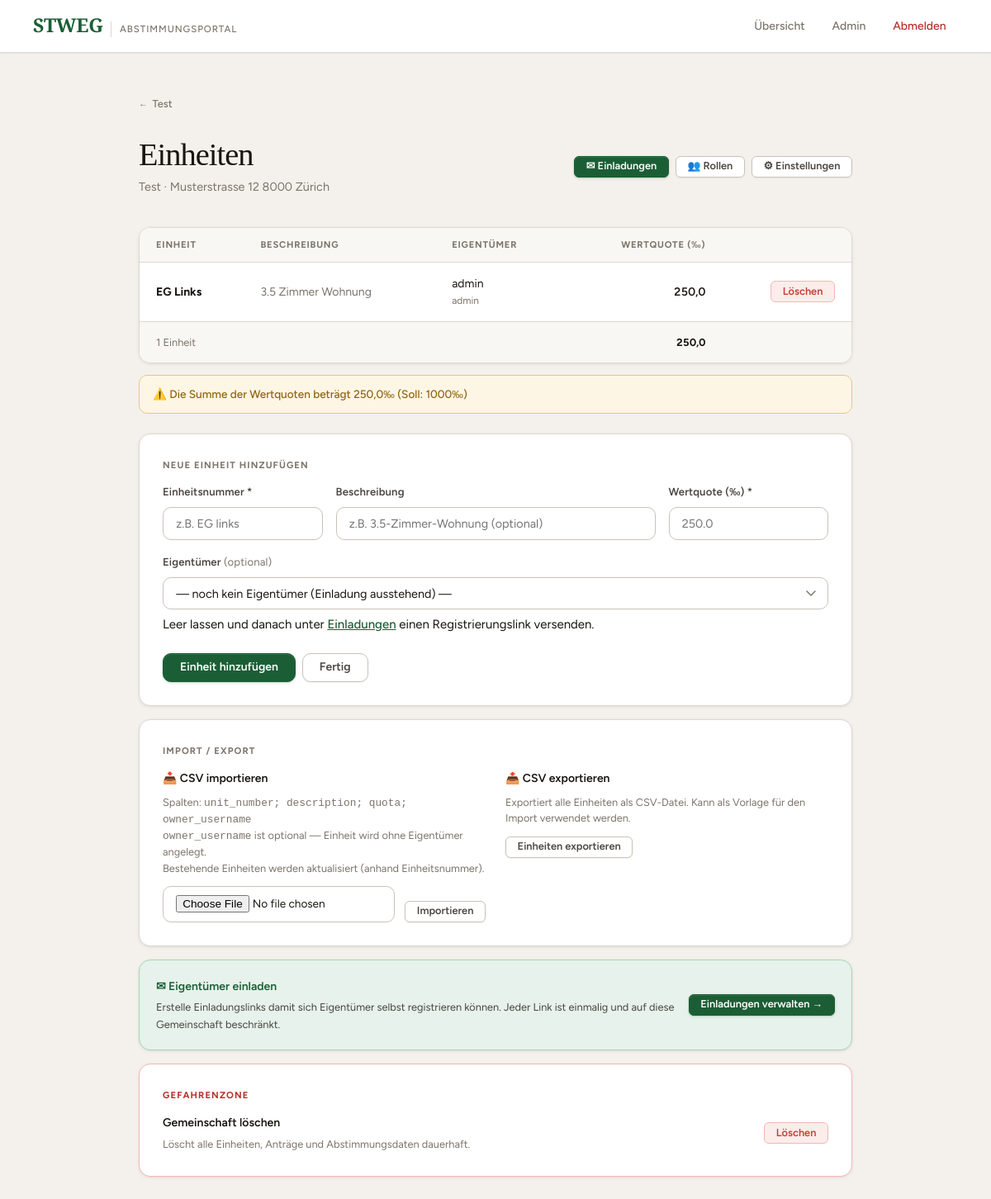
Page /community/1/einheiten/ (signed in) on the earlier database version.
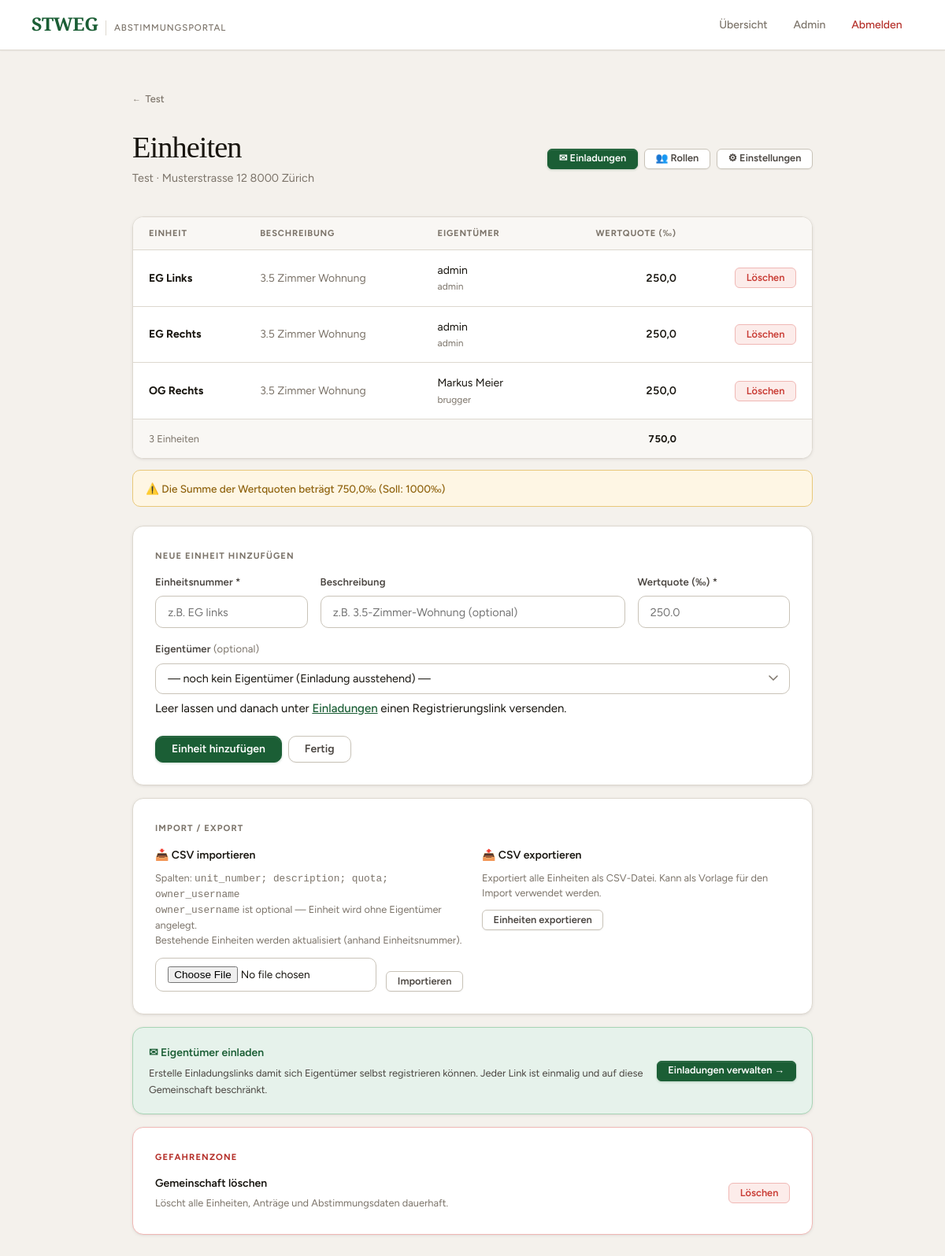
Same page on the later database version.
### voting/models.py (models this page shows, shortened)
class Unit(models.Model):
    community   = models.ForeignKey(Community, on_delete=models.CASCADE, related_name='units')
    owner       = models.ForeignKey(
        User, on_delete=models.SET_NULL, null=True, blank=True,
        related_name='units',
    )
    unit_number = models.CharField(max_length=20, verbose_name="Einheitsnummer")
    description = models.CharField(max_length=200, blank=True)
    quota       = models.DecimalField(max_digits=6, decimal_places=1, verbose_name="Wertquote (‰)")
    class Meta:
        verbose_name        = "Einheit"
        verbose_name_plural = "Einheiten"
        ordering            = ['unit_number']

### voting/views.py (the view)
@login_required
def unit_manage(request, community_id):
    community = get_object_or_404(Community, id=community_id)
    if not community.is_admin(request.user):
        messages.error(request, "Keine Berechtigung.")
        return redirect('voting:dashboard')
    units = community.units.select_related('owner').all()
    if request.method == 'POST':
        form = UnitForm(request.POST)
        if form.is_valid():
            unit           = form.save(commit=False)
            unit.community = community
            unit.save()
            messages.success(request, f"Einheit {unit.unit_number} hinzugefügt.")
            return redirect('voting:unit_manage', community_id=community.id)
    else:
        form = UnitForm()
    total_quota = sum(u.quota for u in units)
    unit_count         = len(list(units))
    quota_sum_ok       = abs(float(total_quota) - 1000.0) < 0.5
    quota_sum_warning  = unit_count > 0 and not quota_sum_ok
    return render(request, 'voting/unit_manage.html', {
        'community':          community,
        'units':              units,
        'form':               form,
        'total_quota':        total_quota,
        'import_form':        UnitImportForm(),
        'is_admin':           community.is_admin(request.user),
        'quota_sum_warning':  quota_sum_warning,
        'quota_sum_ok':       quota_sum_ok,
    })

### voting/forms.py
class UnitImportForm(forms.Form):
    csv_file = forms.FileField(
        label='CSV-Datei',
        widget=forms.ClearableFileInput(attrs={'class': 'form-input', 'accept': '.csv'}),
        help_text='Spalten: unit_number, description (optional), quota, owner_username (optional)',
    )

### voting/models.py (called while the page is built)
    def is_admin(self, user):
        return (
            self.created_by == user
            or user.is_staff
            or self.memberships.filter(
                user=user, role=CommunityMembership.Role.MANAGER
            ).exists()
        )

### voting/templates/voting/unit_manage.html (shortened to what the changed rows need)
{% extends "voting/base.html" %}
{% block content %}
<a href="{% url 'voting:proposal_list' community.id %}" class="back-link">{{ community.name }}</a>
<div class="page-header flex-between">
    <div>
        <h1>Einheiten</h1>
    </div>
    <div class="flex gap-1">
    </div>
</div>
{% if units %}
<div class="table-card">
    <table>
        <thead>
            <tr>
                <th>Einheit</th>
                <th>Beschreibung</th>
                <th>Eigentümer</th>
                <th style="text-align:right;">Wertquote (‰)</th>
                {% if is_admin %}<th></th>{% endif %}
            </tr>
        </thead>
        <tbody>
        {% for unit in units %}
            <tr>
                <td><strong>{{ unit.unit_number }}</strong></td>
                <td style="color:var(--text-muted);">{{ unit.description|default:"–" }}</td>
                <td>
                    {% if unit.owner %}
                        {{ unit.owner.get_full_name|default:unit.owner.username }}
                        <div style="font-size:0.75rem;color:var(--text-muted);">{{ unit.owner.username }}</div>
                    {% else %}
                        <span class="badge badge-pending">⏳ Einladung ausstehend</span>
                    {% endif %}
                </td>
                <td style="text-align:right;font-variant-numeric:tabular-nums;font-weight:600;">{{ unit.quota }}</td>
                {% if is_admin %}
                <td style="text-align:right;">
                    <form method="post"
                          action="{% url 'voting:unit_delete' community.id unit.id %}"
                          style="display:inline;"
                          onsubmit="return confirm('Einheit {{ unit.unit_number }} wirklich löschen?')">
                        <button type="submit" class="btn btn-danger btn-sm">Löschen</button>
                    </form>
                </td>
                {% endif %}
            </tr>
        {% endfor %}
        </tbody>
        <tfoot>
            <tr>
                <td colspan="3" style="font-size:0.8rem;color:var(--text-muted);">
                    {{ units|length }} Einheit{% if units|length != 1 %}en{% endif %}
                </td>
                <td style="text-align:right;font-weight:700;font-variant-numeric:tabular-nums;">{{ total_quota }}</td>
                {% if is_admin %}<td></td>{% endif %}
            </tr>
        </tfoot>
    </table>
</div>
{% if total_quota != 1000 %}
<div class="info-banner info-banner-warning">
    ⚠️ Die Summe der Wertquoten beträgt {{ total_quota }}‰ (Soll: 1000‰)
</div>
{% endif %}
{% endif %}
{% if is_admin %}
<div class="card mt-3" style="padding:1.75rem;">
    <div class="section-label">Neue Einheit hinzufügen</div>
    <form method="post">
    </form>
</div>
<div class="card mt-2" style="padding:1.75rem;">
    <div class="section-label">Import / Export</div>
    <div style="display:grid;grid-template-columns:1fr 1fr;gap:1.5rem;">
    </div>
</div>
<div class="card mt-2" style="padding:1.25rem;background:var(--accent-light);border-color:var(--accent-border);">
    <div class="flex-between items-center">
    </div>
</div>
<div class="card mt-2" style="padding:1.75rem;border-color:var(--red-border);">
    <div class="section-label" style="color:var(--red);">Gefahrenzone</div>
    <div class="flex-between items-center">
    </div>
</div>
{% endif %}
{% endblock %}

Differences in the rows shown:
added Unit: unit_number "EG Rechts", description "3.5 Zimmer Wohnung", owner.get_full_name "admin", owner.username "admin", quota "250,0"
added Unit: unit_number "OG Rechts", description "3.5 Zimmer Wohnung", owner.get_full_name "Markus Meier", owner.username "brugger", quota "250,0"
Other differences:
{{ units|length }}: "1" → "3"
{{ total_quota }}: "250,0" → "750,0"
text now shown: "en"
